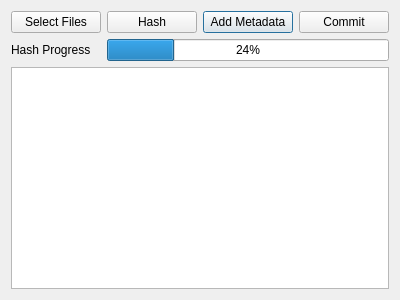
<?xml version="1.0" encoding="UTF-8"?>
<ui version="4.0">
 <class>DialogCopyFilesIn</class>
 <widget class="QDialog" name="DialogCopyFilesIn">
  <property name="geometry">
   <rect>
    <x>0</x>
    <y>0</y>
    <width>400</width>
    <height>300</height>
   </rect>
  </property>
  <property name="windowTitle">
   <string>Copy Files In</string>
  </property>
  <layout class="QGridLayout" name="gridLayout">
   <item row="1" column="2">
    <widget class="QPushButton" name="pushButtonMetadata">
     <property name="sizePolicy">
      <sizepolicy hsizetype="Preferred" vsizetype="Fixed">
       <horstretch>0</horstretch>
       <verstretch>0</verstretch>
      </sizepolicy>
     </property>
     <property name="text">
      <string>Add Metadata</string>
     </property>
    </widget>
   </item>
   <item row="1" column="0">
    <widget class="QPushButton" name="pushButtonSelectFiles">
     <property name="sizePolicy">
      <sizepolicy hsizetype="Preferred" vsizetype="Fixed">
       <horstretch>0</horstretch>
       <verstretch>0</verstretch>
      </sizepolicy>
     </property>
     <property name="text">
      <string>Select Files</string>
     </property>
    </widget>
   </item>
   <item row="1" column="1">
    <widget class="QPushButton" name="pushButtonHash">
     <property name="sizePolicy">
      <sizepolicy hsizetype="Preferred" vsizetype="Fixed">
       <horstretch>0</horstretch>
       <verstretch>0</verstretch>
      </sizepolicy>
     </property>
     <property name="text">
      <string>Hash</string>
     </property>
    </widget>
   </item>
   <item row="4" column="0" colspan="4">
    <widget class="QTableView" name="tableView">
     <property name="sortingEnabled">
      <bool>false</bool>
     </property>
    </widget>
   </item>
   <item row="1" column="3">
    <widget class="QPushButton" name="pushButtonCommit">
     <property name="sizePolicy">
      <sizepolicy hsizetype="Preferred" vsizetype="Fixed">
       <horstretch>0</horstretch>
       <verstretch>0</verstretch>
      </sizepolicy>
     </property>
     <property name="text">
      <string>Commit</string>
     </property>
    </widget>
   </item>
   <item row="2" column="0">
    <widget class="QLabel" name="labelHashProgress">
     <property name="text">
      <string>Hash Progress</string>
     </property>
    </widget>
   </item>
   <item row="2" column="1" colspan="3">
    <widget class="QProgressBar" name="progressBar">
     <property name="sizePolicy">
      <sizepolicy hsizetype="Preferred" vsizetype="Fixed">
       <horstretch>0</horstretch>
       <verstretch>0</verstretch>
      </sizepolicy>
     </property>
     <property name="value">
      <number>24</number>
     </property>
    </widget>
   </item>
  </layout>
 </widget>
 <resources/>
 <connections/>
</ui>
